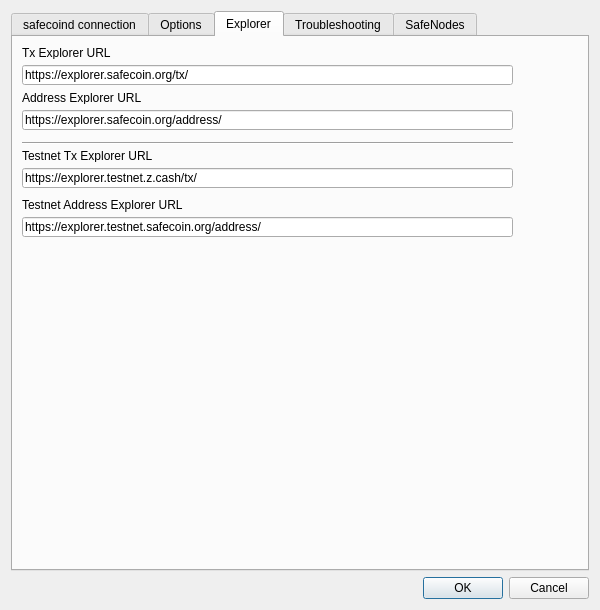
<?xml version="1.0" encoding="UTF-8"?>
<ui version="4.0">
 <class>Settings</class>
 <widget class="QDialog" name="Settings">
  <property name="geometry">
   <rect>
    <x>0</x>
    <y>0</y>
    <width>600</width>
    <height>610</height>
   </rect>
  </property>
  <property name="sizePolicy">
   <sizepolicy hsizetype="Expanding" vsizetype="Preferred">
    <horstretch>0</horstretch>
    <verstretch>0</verstretch>
   </sizepolicy>
  </property>
  <property name="minimumSize">
   <size>
    <width>540</width>
    <height>500</height>
   </size>
  </property>
  <property name="windowTitle">
   <string>Settings</string>
  </property>
  <property name="modal">
   <bool>true</bool>
  </property>
  <layout class="QVBoxLayout" name="verticalLayout">
   <item>
    <widget class="QTabWidget" name="tabWidget">
     <property name="currentIndex">
      <number>2</number>
     </property>
     <widget class="QWidget" name="tab">
      <attribute name="title">
       <string>safecoind connection</string>
      </attribute>
      <layout class="QVBoxLayout" name="verticalLayout_3">
       <item>
        <widget class="QLabel" name="confMsg">
         <property name="text">
          <string notr="true">&lt;html&gt;&lt;head/&gt;&lt;body&gt;&lt;p&gt;&lt;br/&gt;&lt;/p&gt;&lt;/body&gt;&lt;/html&gt;</string>
         </property>
         <property name="textInteractionFlags">
          <set>Qt::LinksAccessibleByMouse|Qt::TextSelectableByMouse</set>
         </property>
        </widget>
       </item>
       <item>
        <widget class="Line" name="line">
         <property name="orientation">
          <enum>Qt::Horizontal</enum>
         </property>
        </widget>
       </item>
       <item>
        <widget class="QLabel" name="label">
         <property name="minimumSize">
          <size>
           <width>60</width>
           <height>0</height>
          </size>
         </property>
         <property name="text">
          <string>Host</string>
         </property>
        </widget>
       </item>
       <item>
        <widget class="QLineEdit" name="hostname">
         <property name="placeholderText">
          <string/>
         </property>
        </widget>
       </item>
       <item>
        <widget class="QLabel" name="label_2">
         <property name="minimumSize">
          <size>
           <width>60</width>
           <height>0</height>
          </size>
         </property>
         <property name="text">
          <string>Port</string>
         </property>
        </widget>
       </item>
       <item>
        <widget class="QLineEdit" name="port">
         <property name="placeholderText">
          <string/>
         </property>
        </widget>
       </item>
       <item>
        <widget class="QLabel" name="label_3">
         <property name="minimumSize">
          <size>
           <width>60</width>
           <height>0</height>
          </size>
         </property>
         <property name="text">
          <string>RPC Username</string>
         </property>
        </widget>
       </item>
       <item>
        <widget class="QLineEdit" name="rpcuser"/>
       </item>
       <item>
        <widget class="QLabel" name="label_4">
         <property name="minimumSize">
          <size>
           <width>60</width>
           <height>0</height>
          </size>
         </property>
         <property name="text">
          <string>RPC Password</string>
         </property>
        </widget>
       </item>
       <item>
        <widget class="QLineEdit" name="rpcpassword"/>
       </item>
       <item>
        <layout class="QVBoxLayout" name="verticalLayout_2"/>
       </item>
       <item>
        <spacer name="verticalSpacer">
         <property name="orientation">
          <enum>Qt::Vertical</enum>
         </property>
         <property name="sizeHint" stdset="0">
          <size>
           <width>20</width>
           <height>40</height>
          </size>
         </property>
        </spacer>
       </item>
      </layout>
     </widget>
     <widget class="QWidget" name="tab_2">
      <attribute name="title">
       <string>Options</string>
      </attribute>
      <layout class="QGridLayout" name="gridLayout">

       <item row="15" column="0">
        <widget class="QLabel" name="label_20">
         <property name="sizePolicy">
          <sizepolicy hsizetype="Preferred" vsizetype="Preferred">
           <horstretch>0</horstretch>
           <verstretch>0</verstretch>
          </sizepolicy>
         </property>
         <property name="text">
          <string>Theme</string>
         </property>
         <property name="alignment">
          <set>Qt::AlignRight|Qt::AlignTrailing|Qt::AlignVCenter</set>
         </property>
        </widget>
       </item>

       <item row="16" column="0">
        <widget class="QLabel" name="label_20">
         <property name="sizePolicy">
          <sizepolicy hsizetype="Preferred" vsizetype="Preferred">
           <horstretch>0</horstretch>
           <verstretch>0</verstretch>
          </sizepolicy>
         </property>
         <property name="text">
          <string>Local Currency</string>
         </property>
         <property name="alignment">
          <set>Qt::AlignRight|Qt::AlignTrailing|Qt::AlignVCenter</set>
         </property>
        </widget>
       </item>

       <item row="16" column="1">
      <widget class="QComboBox" name="comboBoxCurrency">
       <property name="geometry">
        <rect>
         <x>80</x>
         <y>150</y>
         <width>80</width>
         <height>25</height>
        </rect>
       </property>
       <property name="sizePolicy">
        <sizepolicy hsizetype="MinimumExpanding" vsizetype="Fixed">
         <horstretch>0</horstretch>
         <verstretch>0</verstretch>
        </sizepolicy>
       </property>
       <item>
        <property name="text">
         <string>AED</string>
        </property>
       </item>
       <item>
        <property name="text">
         <string>ARS</string>
        </property>
       </item>
       <item>
        <property name="text">
         <string>AUD</string>
        </property>
       </item>
       <item>
        <property name="text">
         <string>BDT</string>
        </property>
       </item>
       <item>
        <property name="text">
         <string>BHD</string>
        </property>
       </item>
       <item>
        <property name="text">
         <string>BMD</string>
        </property>
       </item>
       <item>
        <property name="text">
         <string>BRL</string>
        </property>
       </item>
       <item>
        <property name="text">
         <string>CAD</string>
        </property>
       </item>
       <item>
        <property name="text">
         <string>CHF</string>
        </property>
       </item>
       <item>
        <property name="text">
         <string>CLP</string>
        </property>
       </item>
       <item>
        <property name="text">
         <string>CNY</string>
        </property>
       </item>
       <item>
        <property name="text">
         <string>CZK</string>
        </property>
       </item>
       <item>
        <property name="text">
         <string>DKK</string>
        </property>
       </item>
       <item>
        <property name="text">
         <string>EUR</string>
        </property>
       </item>
       <item>
        <property name="text">
         <string>GBP</string>
        </property>
       </item>
       <item>
        <property name="text">
         <string>HKD</string>
        </property>
       </item>
       <item>
        <property name="text">
         <string>HUF</string>
        </property>
       </item>
       <item>
        <property name="text">
         <string>IDR</string>
        </property>
       </item>
       <item>
        <property name="text">
         <string>ILS</string>
        </property>
       </item>
       <item>
        <property name="text">
         <string>INR</string>
        </property>
       </item>
       <item>
        <property name="text">
         <string>JPY</string>
        </property>
       </item>
       <item>
        <property name="text">
         <string>KRW</string>
        </property>
       </item>
       <item>
        <property name="text">
         <string>KWD</string>
        </property>
       </item>
       <item>
        <property name="text">
         <string>LKR</string>
        </property>
       </item>
       <item>
        <property name="text">
         <string>NZD</string>
        </property>
       </item>
       <item>
        <property name="text">
         <string>RUB</string>
        </property>
       </item>
       <item>
        <property name="text">
         <string>SAR</string>
        </property>
       </item>
       <item>
        <property name="text">
         <string>SGD</string>
        </property>
       </item>
       <item>
        <property name="text">
         <string>THB</string>
        </property>
       </item>
       <item>
        <property name="text">
         <string>TWD</string>
        </property>
       </item>
       <item>
        <property name="text">
         <string>USD</string>
        </property>
       </item>
       <item>
        <property name="text">
         <string>VEF</string>
        </property>
       </item>
       <item>
        <property name="text">
         <string>VND</string>
        </property>
       </item>
       <item>
        <property name="text">
         <string>XAG</string>
        </property>
       </item>
       <item>
        <property name="text">
         <string>XAU</string>
        </property>
       </item>
       <item>
        <property name="text">
         <string>ZAR</string>
        </property>
       </item>
      </widget>
      </item>

       <item row="15" column="1">
        <widget class="QComboBox" name="comboBoxTheme">
         <property name="sizePolicy">
          <sizepolicy hsizetype="MinimumExpanding" vsizetype="Fixed">
           <horstretch>0</horstretch>
           <verstretch>0</verstretch>
          </sizepolicy>
         </property>
         <item>
          <property name="text">
           <string>default</string>
          </property>
         </item>
         <item>
          <property name="text">
           <string>blue</string>
          </property>
         </item>
         <item>
          <property name="text">
           <string>light</string>
          </property>
         </item>
         <item>
          <property name="text">
           <string>dark</string>
          </property>
         </item>
        </widget>
       </item>
       <item row="14" column="0" colspan="2">
        <spacer name="verticalSpacer_2">
         <property name="orientation">
          <enum>Qt::Vertical</enum>
         </property>
         <property name="sizeHint" stdset="0">
          <size>
           <width>20</width>
           <height>40</height>
          </size>
         </property>
        </spacer>
       </item>
       <item row="21" column="0" colspan="2">
        <widget class="Line" name="line_2">
         <property name="orientation">
          <enum>Qt::Horizontal</enum>
         </property>
        </widget>
       </item>
       <item row="13" column="0" colspan="2">
        <widget class="Line" name="line_11">
         <property name="orientation">
          <enum>Qt::Horizontal</enum>
         </property>
        </widget>
       </item>
       <item row="2" column="0">
        <spacer name="horizontalSpacer">
         <property name="orientation">
          <enum>Qt::Horizontal</enum>
         </property>
         <property name="sizeHint" stdset="0">
          <size>
           <width>40</width>
           <height>20</height>
          </size>
         </property>
        </spacer>
       </item>
       <item row="7" column="0">
        <widget class="QCheckBox" name="chkTor">
         <property name="text">
          <string>Connect via Tor</string>
         </property>
        </widget>
       </item>
       <item row="9" column="0" colspan="2">
        <widget class="QCheckBox" name="chkCheckUpdates">
         <property name="text">
          <string>Check github for updates at startup</string>
         </property>
        </widget>
       </item>
       <item row="13" column="0" colspan="2">
        <widget class="Line" name="line_2">
         <property name="orientation">
          <enum>Qt::Horizontal</enum>
         </property>
        </widget>
       </item>
       <item row="0" column="0" colspan="2">
        <widget class="QCheckBox" name="chkSaveTxs">
         <property name="text">
          <string>Remember shielded transactions</string>
         </property>
        </widget>
       </item>
       <item row="6" column="0" colspan="2">
        <widget class="QLabel" name="label_7">
         <property name="text">
          <string>Normally, change from t-Addresses goes to another t-Address. Checking this option will send the change to your shielded sapling address instead. Check this option to increase your privacy.</string>
         </property>
         <property name="wordWrap">
          <bool>true</bool>
         </property>
        </widget>
       </item>
       <item row="4" column="0" colspan="2">
        <widget class="QLabel" name="label_6">
         <property name="text">
          <string>Allow overriding the default fees when sending transactions. Enabling this option may compromise your privacy since fees are transparent. </string>
         </property>
         <property name="wordWrap">
          <bool>true</bool>
         </property>
        </widget>
       </item>
       <item row="2" column="1">
        <widget class="QPushButton" name="btnClearSaved">
         <property name="text">
          <string>Clear History</string>
         </property>
        </widget>
       </item>
       <item row="1" column="0" colspan="2">
        <widget class="QLabel" name="label_5">
         <property name="text">
          <string>Shielded transactions are saved locally and shown in the transactions tab.  If you uncheck this, shielded transactions will not appear in the transactions tab.</string>
         </property>
         <property name="wordWrap">
          <bool>true</bool>
         </property>
        </widget>
       </item>
       <item row="3" column="0">
        <widget class="QCheckBox" name="chkCustomFees">
         <property name="text">
          <string>Allow custom fees</string>
         </property>
        </widget>
       </item>
       <item row="5" column="0" colspan="2">
        <widget class="QCheckBox" name="chkAutoShield">
         <property name="text">
          <string>Clear History</string>
         </property>
        </widget>
       </item>
       <item row="8" column="0" colspan="2">
        <widget class="QLabel" name="lblTor">
         <property name="text">
          <string>Connect to the Tor network via SOCKS proxy running on 127.0.0.1:9050. Please note that you'll have to install and run the Tor service externally.</string>
         </property>
         <property name="wordWrap">
          <bool>true</bool>
         </property>
        </widget>
       </item>
       <item row="10" column="0" colspan="2">
        <widget class="QLabel" name="label_8">
         <property name="text">
          <string>Connect to github on startup to check for updates</string>
         </property>
        </widget>
       </item>
       <item row="12" column="0" colspan="2">
        <widget class="QLabel" name="label_10">
         <property name="text">
          <string>Connect to the internet to fetch SAFE prices</string>
         </property>
        </widget>
       </item>
       <item row="11" column="0" colspan="2">
        <widget class="QCheckBox" name="chkFetchPrices">
         <property name="text">
          <string>Fetch SAFE / USD prices</string>
         </property>
        </widget>
       </item>
       <item row="14" column="0" colspan="2">
        <layout class="QHBoxLayout" name="ThemehorizontalLayout">
         <item>
          <spacer name="ThemehorizontalSpacer_1">
           <property name="orientation">
            <enum>Qt::Horizontal</enum>
           </property>
           <property name="sizeHint" stdset="0">
            <size>
             <width>40</width>
             <height>20</height>
            </size>
           </property>
          </spacer>
         </item>
         <item>
          <layout class="QVBoxLayout" name="ThemeverticalLayout">
           <item alignment="Qt::AlignHCenter">
            <widget class="QLabel" name="Themelabel">
             <property name="sizePolicy">
              <sizepolicy hsizetype="Preferred" vsizetype="Preferred">
               <horstretch>0</horstretch>
               <verstretch>0</verstretch>
              </sizepolicy>
             </property>
             <property name="text">
              <string>Theme</string>
             </property>
             <property name="alignment">
              <set>Qt::AlignRight|Qt::AlignTrailing|Qt::AlignVCenter</set>
             </property>
            </widget>
           </item>
           <item>
            <widget class="QComboBox" name="comboBoxTheme">
             <property name="sizePolicy">
              <sizepolicy hsizetype="MinimumExpanding" vsizetype="Fixed">
               <horstretch>0</horstretch>
               <verstretch>0</verstretch>
              </sizepolicy>
             </property>
             <property name="minimumSize">
              <size>
               <width>150</width>
               <height>25</height>
              </size>
             </property>
             <property name="font">
              <font>
               <weight>75</weight>
               <bold>true</bold>
              </font>
             </property>
             <property name="acceptDrops">
              <bool>false</bool>
             </property>
             <property name="layoutDirection">
              <enum>Qt::LeftToRight</enum>
             </property>
             <property name="insertPolicy">
              <enum>QComboBox::InsertAtBottom</enum>
             </property>
             <item>
              <property name="text">
               <string>default</string>
              </property>
             </item>
             <item>
              <property name="text">
               <string>blue</string>
              </property>
             </item>
             <item>
              <property name="text">
               <string>light</string>
              </property>
             </item>
             <item>
              <property name="text">
               <string>dark</string>
              </property>
             </item>
             <item>
              <property name="text">
               <string>matrix</string>
              </property>
             </item>
            </widget>
           </item>
          </layout>
         </item>
         <item>
          <spacer name="ThemehorizontalSpacer_2">
           <property name="orientation">
            <enum>Qt::Horizontal</enum>
           </property>
           <property name="sizeHint" stdset="0">
            <size>
             <width>40</width>
             <height>20</height>
            </size>
           </property>
          </spacer>
         </item>
        </layout>
       </item>
      </layout>
     </widget>
     <widget class="QWidget" name="tab_4">
      <attribute name="title">
       <string>Explorer</string>
      </attribute>
      <widget class="QLabel" name="label_14">
       <property name="geometry">
        <rect>
         <x>9</x>
         <y>9</y>
         <width>491</width>
         <height>13</height>
        </rect>
       </property>
       <property name="text">
        <string>Tx Explorer URL</string>
       </property>
      </widget>
      <widget class="Line" name="line_5">
       <property name="geometry">
        <rect>
         <x>9</x>
         <y>105</y>
         <width>491</width>
         <height>3</height>
        </rect>
       </property>
       <property name="orientation">
        <enum>Qt::Horizontal</enum>
       </property>
      </widget>
      <widget class="QLineEdit" name="txExplorerUrl">
       <property name="geometry">
        <rect>
         <x>9</x>
         <y>28</y>
         <width>491</width>
         <height>20</height>
        </rect>
       </property>
       <property name="text">
        <string notr="true">https://explorer.safecoin.org/tx/</string>
       </property>
      </widget>
      <widget class="QLabel" name="label_15">
       <property name="geometry">
        <rect>
         <x>9</x>
         <y>54</y>
         <width>491</width>
         <height>13</height>
        </rect>
       </property>
       <property name="text">
        <string>Address Explorer URL</string>
       </property>
      </widget>
      <widget class="QLineEdit" name="addressExplorerUrl">
       <property name="geometry">
        <rect>
         <x>9</x>
         <y>73</y>
         <width>491</width>
         <height>20</height>
        </rect>
       </property>
       <property name="text">
        <string notr="true">https://explorer.safecoin.org/address/</string>
       </property>
      </widget>
      <widget class="QLabel" name="label_16">
       <property name="geometry">
        <rect>
         <x>9</x>
         <y>112</y>
         <width>491</width>
         <height>13</height>
        </rect>
       </property>
       <property name="text">
        <string>Testnet Tx Explorer URL</string>
       </property>
      </widget>
      <widget class="QLineEdit" name="testnetTxExplorerUrl">
       <property name="geometry">
        <rect>
         <x>9</x>
         <y>131</y>
         <width>491</width>
         <height>20</height>
        </rect>
       </property>
       <property name="text">
        <string notr="true">https://explorer.testnet.z.cash/tx/</string>
       </property>
      </widget>
      <widget class="QLabel" name="label_17">
       <property name="geometry">
        <rect>
         <x>9</x>
         <y>160</y>
         <width>501</width>
         <height>16</height>
        </rect>
       </property>
       <property name="text">
        <string>Testnet Address Explorer URL</string>
       </property>
      </widget>
      <widget class="QLineEdit" name="testnetAddressExplorerUrl">
       <property name="geometry">
        <rect>
         <x>9</x>
         <y>180</y>
         <width>491</width>
         <height>20</height>
        </rect>
       </property>
       <property name="text">
        <string notr="true">https://explorer.testnet.safecoin.org/address/</string>
       </property>
      </widget>
     </widget>
     <widget class="QWidget" name="tab_3">
      <attribute name="title">
       <string>Troubleshooting</string>
      </attribute>
      <layout class="QGridLayout" name="gridLayout_2">
       <item row="5" column="0">
        <widget class="QCheckBox" name="chkReindex">
         <property name="text">
          <string>Reindex</string>
         </property>
        </widget>
       </item>
       <item row="1" column="0">
        <widget class="QLabel" name="label_9">
         <property name="text">
          <string>Rescan the blockchain for any missing wallet transactions and to correct your wallet balance. This may take several hours. You need to restart SafecoinWallet for this to take effect</string>
         </property>
         <property name="wordWrap">
          <bool>true</bool>
         </property>
        </widget>
       </item>
       <item row="0" column="0">
        <widget class="QCheckBox" name="chkRescan">
         <property name="text">
          <string>Rescan</string>
         </property>
        </widget>
       </item>
       <item row="2" column="0">
        <widget class="Line" name="line_3">
         <property name="orientation">
          <enum>Qt::Horizontal</enum>
         </property>
        </widget>
       </item>
       <item row="9" column="0">
        <spacer name="verticalSpacer_3">
         <property name="orientation">
          <enum>Qt::Vertical</enum>
         </property>
         <property name="sizeHint" stdset="0">
          <size>
           <width>20</width>
           <height>40</height>
          </size>
         </property>
        </spacer>
       </item>
       <item row="2" column="0">
        <widget class="QLabel" name="label_12">
         <property name="text">
          <string/>
         </property>
        </widget>
       </item>
       <item row="6" column="0">
        <widget class="QLabel" name="label_11">
         <property name="text">
          <string>Rebuild the entire blockchain from the genesis block, by rescanning all the block files. This may take several hours to days, depending on your hardware. You need to restart SafecoinWallet for this to take effect</string>
         </property>
         <property name="wordWrap">
          <bool>true</bool>
         </property>
        </widget>
       </item>
       <item row="8" column="0">
        <widget class="Line" name="line_4">
         <property name="orientation">
          <enum>Qt::Horizontal</enum>
         </property>
        </widget>
       </item>
       <item row="7" column="0">
        <widget class="QLabel" name="label_13">
         <property name="text">
          <string/>
         </property>
        </widget>
       </item>
      </layout>
     </widget>
     <widget class="QWidget" name="tab_4">
      <attribute name="title">
       <string>SafeNodes</string>
      </attribute>
      <layout class="QGridLayout" name="gridLayout_3">
       <item row="23" column="0">
        <layout class="QVBoxLayout" name="verticalLayout_5">
         <item>
          <layout class="QHBoxLayout" name="horizontalLayout_3">
           <item>
            <widget class="QLabel" name="label_22">
             <property name="minimumSize">
              <size>
               <width>60</width>
               <height>0</height>
              </size>
             </property>
             <property name="text">
              <string>SafeKey</string>
             </property>
            </widget>
           </item>
           <item>
            <widget class="QLineEdit" name="safekey">
             <property name="text">
              <string/>
             </property>
             <property name="placeholderText">
              <string/>
             </property>
            </widget>
           </item>
          </layout>
         </item>
        </layout>
       </item>
       <item row="26" column="0">
        <widget class="Line" name="line_9">
         <property name="orientation">
          <enum>Qt::Horizontal</enum>
         </property>
        </widget>
       </item>
       <item row="7" column="0" rowspan="2">
        <layout class="QVBoxLayout" name="safenodeverticalLayout">
         <property name="spacing">
          <number>6</number>
         </property>
         <property name="sizeConstraint">
          <enum>QLayout::SetDefaultConstraint</enum>
         </property>
         <property name="leftMargin">
          <number>0</number>
         </property>
         <property name="topMargin">
          <number>0</number>
         </property>
         <property name="rightMargin">
          <number>0</number>
         </property>
         <property name="bottomMargin">
          <number>0</number>
         </property>
        </layout>
       </item>
       <item row="34" column="0">
        <layout class="QVBoxLayout" name="verticalLayout_7">
         <item>
          <layout class="QHBoxLayout" name="horizontalLayout_5">
           <item>
            <widget class="QLabel" name="label_15">
             <property name="minimumSize">
              <size>
               <width>60</width>
               <height>0</height>
              </size>
             </property>
             <property name="text">
              <string>SafeHeight</string>
             </property>
            </widget>
           </item>
           <item>
            <widget class="QLineEdit" name="safeheight"/>
           </item>
          </layout>
         </item>
        </layout>
       </item>
       <item row="10" column="0">
        <spacer name="verticalSpacer_6">
         <property name="orientation">
          <enum>Qt::Vertical</enum>
         </property>
         <property name="sizeHint" stdset="0">
          <size>
           <width>20</width>
           <height>40</height>
          </size>
         </property>
        </spacer>
       </item>
       <item row="0" column="0">
        <widget class="Line" name="line_5">
         <property name="orientation">
          <enum>Qt::Horizontal</enum>
         </property>
        </widget>
       </item>
       <item row="13" column="0" rowspan="2">
        <layout class="QHBoxLayout" name="horizontalLayout">
         <property name="sizeConstraint">
          <enum>QLayout::SetFixedSize</enum>
         </property>
         <item alignment="Qt::AlignHCenter|Qt::AlignVCenter">
          <widget class="QCheckBox" name="chkSpentindex">
           <property name="text">
            <string>Spentindex</string>
           </property>
          </widget>
         </item>
         <item alignment="Qt::AlignHCenter|Qt::AlignVCenter">
          <widget class="QCheckBox" name="chkTimestampindex">
           <property name="text">
            <string>Timestampindex</string>
           </property>
          </widget>
         </item>
         <item alignment="Qt::AlignHCenter|Qt::AlignVCenter">
          <widget class="QCheckBox" name="chkAddressindex">
           <property name="text">
            <string>Addressindex</string>
           </property>
          </widget>
         </item>
        </layout>
       </item>
       <item row="22" column="0">
        <widget class="Line" name="line_8">
         <property name="orientation">
          <enum>Qt::Horizontal</enum>
         </property>
        </widget>
       </item>
       <item row="35" column="0" alignment="Qt::AlignLeft">
        <widget class="QLabel" name="label_18">
         <property name="enabled">
          <bool>true</bool>
         </property>
         <property name="sizePolicy">
          <sizepolicy hsizetype="Fixed" vsizetype="Fixed">
           <horstretch>10</horstretch>
           <verstretch>10</verstretch>
          </sizepolicy>
         </property>
         <property name="text">
          <string>Block height at which all steps are completed and chain is synced with balance of roughly 1 SAFE</string>
         </property>
         <property name="textFormat">
          <enum>Qt::PlainText</enum>
         </property>
        </widget>
       </item>
       <item row="4" column="0">
        <spacer name="verticalSpacer_5">
         <property name="orientation">
          <enum>Qt::Vertical</enum>
         </property>
         <property name="sizeHint" stdset="0">
          <size>
           <width>20</width>
           <height>40</height>
          </size>
         </property>
        </spacer>
       </item>
       <item row="21" column="0">
        <widget class="QLabel" name="label_19">
         <property name="text">
          <string>Default, is:    0333b9796526ef8de88712a649d618689a1de1ed1adf9fb5ec415f31e560b1f9a3</string>
         </property>
        </widget>
       </item>
       <item row="24" column="0" alignment="Qt::AlignLeft">
        <widget class="QLabel" name="label_16">
         <property name="text">
          <string>&lt;html&gt;&lt;head/&gt;&lt;body&gt;&lt;p&gt;Chosen at &lt;a href=&quot;https://safenodes.org/&quot;&gt;&lt;span style=&quot; text-decoration: underline; color:#0000ff;&quot;&gt;here&lt;/span&gt;&lt;/a&gt;&lt;/p&gt;&lt;/body&gt;&lt;/html&gt;</string>
         </property>
         <property name="openExternalLinks">
          <bool>true</bool>
         </property>
        </widget>
       </item>
       <item row="11" column="0" alignment="Qt::AlignHCenter">
        <widget class="QLabel" name="label_14">
         <property name="font">
          <font>
           <weight>75</weight>
           <bold>true</bold>
          </font>
         </property>
         <property name="mouseTracking">
          <bool>true</bool>
         </property>
         <property name="tabletTracking">
          <bool>false</bool>
         </property>
         <property name="focusPolicy">
          <enum>Qt::NoFocus</enum>
         </property>
         <property name="acceptDrops">
          <bool>false</bool>
         </property>
         <property name="layoutDirection">
          <enum>Qt::LeftToRight</enum>
         </property>
         <property name="text">
          <string>Optional</string>
         </property>
        </widget>
       </item>
       <item row="20" column="0">
        <layout class="QVBoxLayout" name="verticalLayout_4">
         <item>
          <layout class="QHBoxLayout" name="horizontalLayout_2">
           <item>
            <widget class="QLabel" name="label_23">
             <property name="minimumSize">
              <size>
               <width>60</width>
               <height>0</height>
              </size>
             </property>
             <property name="text">
              <string>ParentKey</string>
             </property>
            </widget>
           </item>
           <item>
            <widget class="QLineEdit" name="parentkey">
             <property name="text">
              <string>0333b9796526ef8de88712a649d618689a1de1ed1adf9fb5ec415f31e560b1f9a3</string>
             </property>
             <property name="placeholderText">
              <string/>
             </property>
            </widget>
           </item>
          </layout>
         </item>
        </layout>
       </item>
       <item row="19" column="0" alignment="Qt::AlignHCenter|Qt::AlignVCenter">
        <widget class="QCheckBox" name="chkSafeNode">
         <property name="minimumSize">
          <size>
           <width>80</width>
           <height>0</height>
          </size>
         </property>
         <property name="text">
          <string>SafeNode Configure</string>
         </property>
        </widget>
       </item>
       <item row="18" column="0">
        <widget class="Line" name="line_6">
         <property name="orientation">
          <enum>Qt::Horizontal</enum>
         </property>
        </widget>
       </item>
       <item row="28" column="0">
        <widget class="QLabel" name="label_17">
         <property name="text">
          <string>Can be randomonly generated.</string>
         </property>
        </widget>
       </item>
       <item row="37" column="0">
        <spacer name="verticalSpacer_4">
         <property name="orientation">
          <enum>Qt::Vertical</enum>
         </property>
         <property name="sizeHint" stdset="0">
          <size>
           <width>20</width>
           <height>40</height>
          </size>
         </property>
        </spacer>
       </item>
       <item row="36" column="0">
        <widget class="Line" name="line_7">
         <property name="orientation">
          <enum>Qt::Horizontal</enum>
         </property>
        </widget>
       </item>
       <item row="27" column="0">
        <layout class="QVBoxLayout" name="verticalLayout_6">
         <item>
          <layout class="QHBoxLayout" name="horizontalLayout_4">
           <item>
            <widget class="QLabel" name="label_21">
             <property name="minimumSize">
              <size>
               <width>60</width>
               <height>0</height>
              </size>
             </property>
             <property name="text">
              <string>SafePass</string>
             </property>
            </widget>
           </item>
           <item>
            <widget class="QLineEdit" name="safepass"/>
           </item>
          </layout>
         </item>
        </layout>
       </item>
       <item row="29" column="0">
        <widget class="Line" name="line_10">
         <property name="orientation">
          <enum>Qt::Horizontal</enum>
         </property>
        </widget>
       </item>
       <item row="9" column="0">
        <widget class="QLabel" name="safenodeLogo">
         <property name="sizePolicy">
          <sizepolicy hsizetype="Preferred" vsizetype="Preferred">
           <horstretch>0</horstretch>
           <verstretch>0</verstretch>
          </sizepolicy>
         </property>
         <property name="minimumSize">
          <size>
           <width>100</width>
           <height>100</height>
          </size>
         </property>
         <property name="sizeIncrement">
          <size>
           <width>0</width>
           <height>0</height>
          </size>
         </property>
         <property name="baseSize">
          <size>
           <width>0</width>
           <height>0</height>
          </size>
         </property>
         <property name="styleSheet">
          <string notr="true">image: url(:/img/res/safenode.png);</string>
         </property>
         <property name="text">
          <string/>
         </property>
        </widget>
       </item>
      </layout>
     </widget>
    </widget>
   </item>
   <item>
    <widget class="QDialogButtonBox" name="buttonBox">
     <property name="orientation">
      <enum>Qt::Horizontal</enum>
     </property>
     <property name="standardButtons">
      <set>QDialogButtonBox::Cancel|QDialogButtonBox::Ok</set>
     </property>
    </widget>
   </item>
  </layout>
 </widget>
 <resources/>
 <connections>
  <connection>
   <sender>buttonBox</sender>
   <signal>accepted()</signal>
   <receiver>Settings</receiver>
   <slot>accept()</slot>
   <hints>
    <hint type="sourcelabel">
     <x>248</x>
     <y>254</y>
    </hint>
    <hint type="destinationlabel">
     <x>157</x>
     <y>274</y>
    </hint>
   </hints>
  </connection>
  <connection>
   <sender>buttonBox</sender>
   <signal>rejected()</signal>
   <receiver>Settings</receiver>
   <slot>reject()</slot>
   <hints>
    <hint type="sourcelabel">
     <x>316</x>
     <y>260</y>
    </hint>
    <hint type="destinationlabel">
     <x>286</x>
     <y>274</y>
    </hint>
   </hints>
  </connection>
  <connection>
   <sender>comboBoxTheme</sender>
   <signal>currentIndexChanged(QString)</signal>
   <receiver>Settings</receiver>
   <slot>slot_change_theme(QString)</slot>
   <hints>
    <hint type="sourcelabel">
     <x>372</x>
     <y>447</y>
    </hint>
    <hint type="destinationlabel">
     <x>299</x>
     <y>304</y>
    </hint>
   </hints>
  </connection>
 </connections>
 <slots>
  <signal>signal_change_theme(QString)</signal>
  <slot>slot_change_theme(QString)</slot>
 </slots>
</ui>
